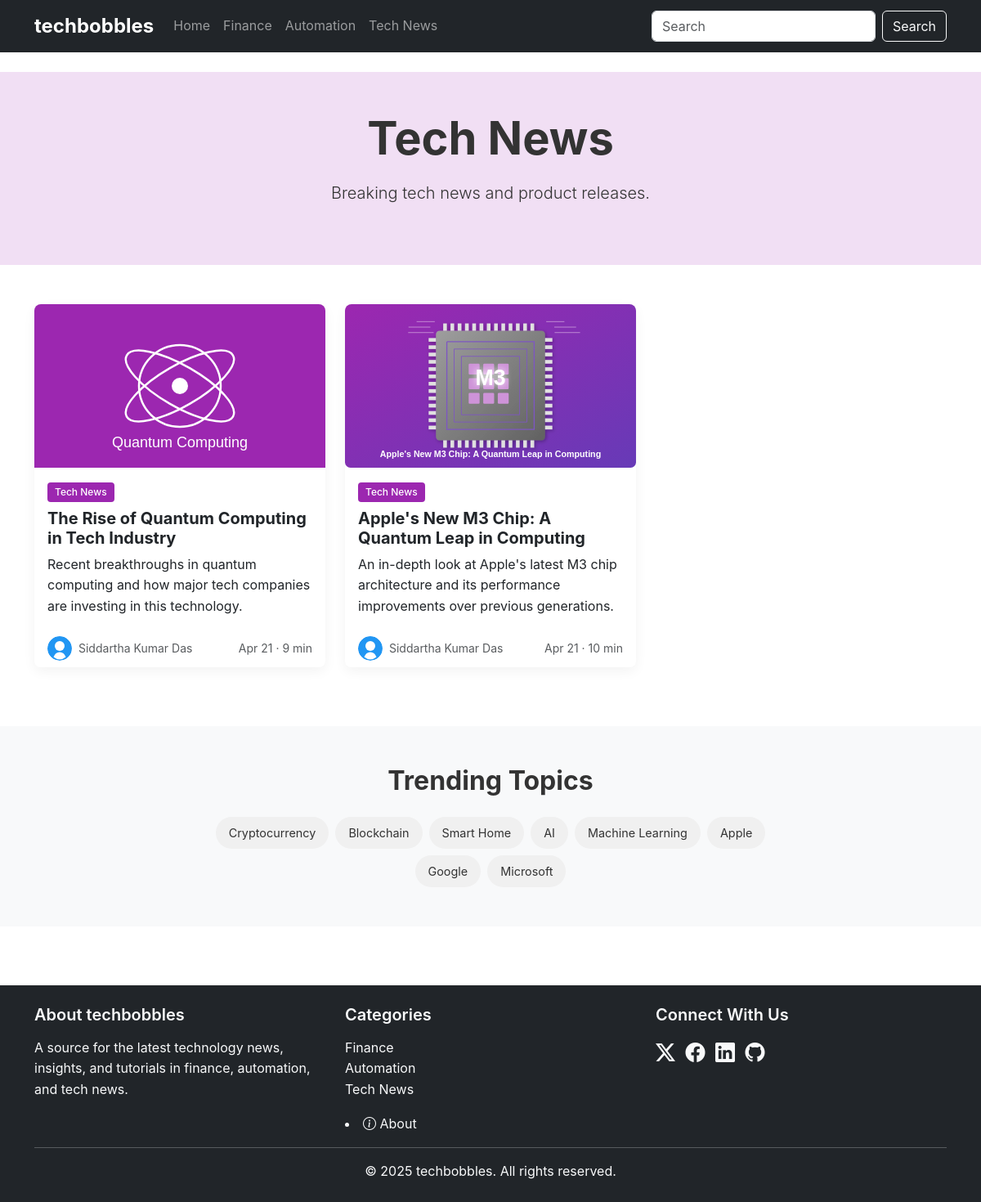
Screenshot of /category/tech-news with the database file from the repository.
### app.py (models this page shows)
class Category(db.Model):
    id = db.Column(db.Integer, primary_key=True)
    name = db.Column(db.String(50), nullable=False)
    slug = db.Column(db.String(50), unique=True, nullable=False)
    description = db.Column(db.String(200))
    color = db.Column(db.String(20))
    posts = db.relationship('Post', backref='category', lazy=True)

class Post(db.Model):
    id = db.Column(db.Integer, primary_key=True)
    title = db.Column(db.String(200), nullable=False)
    slug = db.Column(db.String(200), unique=True, nullable=False)
    excerpt = db.Column(db.Text, nullable=False)
    content = db.Column(db.Text, nullable=False)
    publish_date = db.Column(db.DateTime, nullable=False, default=datetime.utcnow)
    read_time = db.Column(db.Integer, default=5)
    featured = db.Column(db.Boolean, default=False)
    featured_image = db.Column(db.String(200))
    category_id = db.Column(db.Integer, db.ForeignKey('category.id'), nullable=False)
    author_id = db.Column(db.Integer, db.ForeignKey('author.id'), nullable=False)
    topics = db.relationship('Topic', secondary='post_topics', backref=db.backref('posts', lazy='dynamic'))

class Author(db.Model):
    id = db.Column(db.Integer, primary_key=True)
    name = db.Column(db.String(100), nullable=False)
    email = db.Column(db.String(100), unique=True, nullable=False)
    bio = db.Column(db.Text)
    avatar = db.Column(db.String(200))
    posts = db.relationship('Post', backref='author', lazy=True)

class Topic(db.Model):
    id = db.Column(db.Integer, primary_key=True)
    name = db.Column(db.String(50), nullable=False)
    slug = db.Column(db.String(50), unique=True, nullable=False)

### app.py (the view)
@app.route('/category/<slug>')
def category(slug):
    category = Category.query.filter_by(slug=slug).first_or_404()
    posts = Post.query.filter_by(category_id=category.id).order_by(Post.publish_date.desc()).all()
    trending_topics = Topic.query.limit(8).all()
    return render_template('category.html',
                           category=category,
                           posts=posts,
                           trending_topics=trending_topics)

### app.py (called while the page is built)
@app.context_processor
def inject_now():
    return {'now': datetime.utcnow()}

@app.context_processor
def inject_categories():
    return {'categories': Category.query.all()}

### templates/category.html (shortened to what this page needs)
{% extends 'base.html' %}
{% block content %}
<section class="py-5" style="background-color: {{ category.color }}25;">
    <div class="container">
        <div class="row justify-content-center">
            <div class="col-md-8 text-center">
                <h1 class="display-4 fw-bold mb-3">{{ category.name }}</h1>
                <p class="lead mb-4">{{ category.description }}</p>
            </div>
        </div>
    </div>
</section>
<section class="py-5">
    <div class="container">
        <div class="row">
            {% for post in posts %}
            <div class="col-md-6 col-lg-4 mb-4">
                <div class="card post-card h-100">
                    <img src="{{ post.featured_image }}" class="card-img-top" alt="{{ post.title }}">
                    <div class="card-body">
                        <div class="mb-2">
                            <span class="badge" style="background-color: {{ category.color }}">{{ category.name }}</span>
                        </div>
                        <h5 class="card-title">{{ post.title }}</h5>
                        <p class="card-text">{{ post.excerpt | truncate(120) }}</p>
                    </div>
                    <div class="card-footer bg-white border-0">
                        <div class="d-flex justify-content-between align-items-center">
                            <div class="d-flex align-items-center">
                                <img src="{{ post.author.avatar }}" alt="{{ post.author.name }}" class="rounded-circle me-2" width="30" height="30">
                                <small class="text-muted">{{ post.author.name }}</small>
                            </div>
                            <small class="text-muted">{{ post.publish_date.strftime('%b %d') }} · {{ post.read_time }} min</small>
                        </div>
                    </div>
                </div>
            </div>
            {% endfor %}
        </div>
    </div>
</section>
<section class="py-5 bg-light">
    <div class="container">
        <h2 class="section-title text-center mb-4">Trending Topics</h2>
        <div class="row justify-content-center">
            <div class="col-md-8">
                <div class="topic-tags text-center">
                    {% for topic in trending_topics %}
                    <a href="{{ url_for('topic', slug=topic.slug) }}" class="topic-tag">{{ topic.name }}</a>
                    {% endfor %}
                </div>
            </div>
        </div>
    </div>
</section>
{% endblock %}

### templates/base.html (shortened to what this page needs)
<!DOCTYPE html>
<html lang="en">
<head>
    <link href="https://cdn.jsdelivr.net/npm/bootstrap@5.3.2/dist/css/bootstrap.min.css" rel="stylesheet">
    <link rel="stylesheet" href="https://cdn.jsdelivr.net/npm/bootstrap-icons@1.11.0/font/bootstrap-icons.css">
    <link rel="stylesheet" href="{{ url_for('static', filename='css/styles.css') }}">
</head>
<body>
    <header class="site-header">
        <nav class="navbar navbar-expand-lg navbar-dark bg-dark">
            <div class="container">
                <a class="navbar-brand" href="{{ url_for('home') }}">techbobbles</a>
                <div class="collapse navbar-collapse" id="navbarNav">
                    <ul class="navbar-nav me-auto">
                        <li class="nav-item">
                            <a class="nav-link" href="{{ url_for('home') }}">Home</a>
                        </li>
                        {% for cat in categories %}
                        <li class="nav-item">
                            <a class="nav-link" href="{{ url_for('category', slug=cat.slug) }}">{{ cat.name }}</a>
                        </li>
                        {% endfor %}
                    </ul>
                    <form class="d-flex" role="search" method="get" action="{{ url_for('search') }}">
                        <input class="form-control me-2" type="search" name="q" placeholder="Search" required>
                        <button class="btn btn-outline-light" type="submit">Search</button>
                    </form>
                </div>
            </div>
        </nav>
    </header>
    <main class="py-4">
        {% block content %}{% endblock %}
    </main>
    <footer class="bg-dark text-light py-4 mt-5">
        <div class="container">
            <div class="row">
                <div class="col-md-4">
                    <h5>About techbobbles</h5>
                    <p>A source for the latest technology news, insights, and tutorials in finance, automation, and tech news.</p>
                </div>
                <div class="col-md-4">
                    <h5>Categories</h5>
                    <ul class="list-unstyled">
                        {% for cat in categories %}
                        <li><a href="{{ url_for('category', slug=cat.slug) }}" class="text-light">{{ cat.name }}</a></li>
                        {% endfor %}
                    </ul>
                    <li class="mt-2">
                        <a href="{{ url_for('about') }}" class="text-light">
                            <i class="bi bi-info-circle"></i> About
                        </a>
                    </li>
                </div>
                <div class="col-md-4">
                    <h5>Connect With Us</h5>
                    <div class="social-icons">
                        <a href="https://x.com/vicidas" class="text-light me-2"><i class="bi bi-twitter-x"></i></a>
                        <a href="https://www.facebook.com/siddartha.das" class="text-light me-2"><i class="bi bi-facebook"></i></a>
                        <a href="https://www.linkedin.com/in/siddartha-das-0973544a/" class="text-light me-2"><i class="bi bi-linkedin"></i></a>
                        <a href="https://github.com/siddartha1192/Siddartha" class="text-light"><i class="bi bi-github"></i></a>
                    </div>
                </div>
            </div>
            <hr>
            <p class="text-center mb-0">&copy; {{ now.year }} techbobbles. All rights reserved.</p>
        </div>
    </footer>
</body>
</html>

### static/css/styles.css (style rules this page uses)
:root { --finance-color: #4CAF50; --automation-color: #2196F3; --tech-news-color: #9C27B0; }
body { font-family: 'Inter', -apple-system, BlinkMacSystemFont, 'Segoe UI', Roboto, Oxygen, Ubuntu, Cantarell, 'Open Sans', 'Helvetica Neue', sans-serif; color: #333; line-height: 1.6; padding: 0px; }
a { text-decoration: none; color: #0066cc; transition: color 0.2s; }
.section-title { font-weight: 700; margin-bottom: 1.5rem; }
.navbar-brand { font-weight: 700; font-size: 1.5rem; }
.post-card { transition: transform 0.3s; box-shadow: 0 5px 15px rgba(0, 0, 0, 0.05); border: none; border-radius: 0.5rem; overflow: hidden; padding: 0px; }
.post-card .card-img-top { height: 200px; object-fit: cover; }
.post-card .card-title { font-weight: 700; }
.post-card .badge { font-weight: 500; }
.topic-tags { display: flex; flex-wrap: wrap; gap: 0.5rem; justify-content: center; }
.topic-tag { display: inline-block; background-color: #f0f0f0; color: #333; padding: 0.5rem 1rem; border-radius: 2rem; font-size: 0.9rem; transition: all 0.2s; }
footer { margin-top: 3rem; }
footer h5 { font-weight: 600; margin-bottom: 1rem; }
.social-icons a { font-size: 1.5rem; margin-right: 1rem; }
.badge { padding: 0.5em 0.75em; font-weight: 500; border-radius: 0.25rem; color: white; }

### rows the page displays
Category: name "Finance"
Category: name "Automation"
Category: name "Tech News", description "Breaking tech news and product releases."
Post: featured_image (picture), title "The Rise of Quantum Computing in Tech Industry", excerpt "Recent breakthroughs in quantum computing and how major tech companies are investing in this technology.", author.avatar (picture), author.name "Siddartha Kumar Das", publish_date "Apr 21", read_time "9"
Post: featured_image (picture), title "Apple's New M3 Chip: A Quantum Leap in Computing", excerpt "An in-depth look at Apple's latest M3 chip architecture and its performance improvements over previous generations.", author.avatar (picture), author.name "Siddartha Kumar Das", publish_date "Apr 21", read_time "10"
Topic: name "Cryptocurrency"
Topic: name "Blockchain"
Topic: name "Smart Home"
Topic: name "AI"
Topic: name "Machine Learning"
Topic: name "Apple"
Topic: name "Google"
Topic: name "Microsoft"
